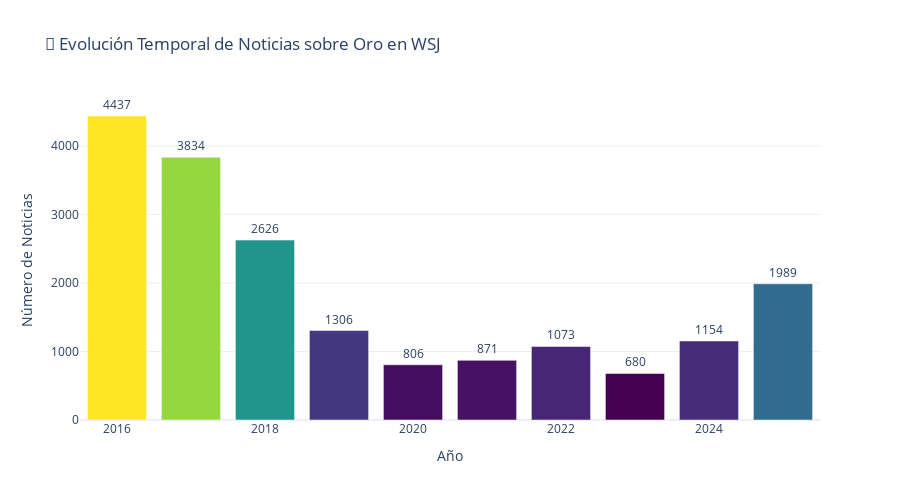

The code cell stored with this chart in its notebook:
### Code cell
# Gráfico de evolución temporal
fig = go.Figure()

fig.add_trace(go.Bar(
    x=noticias_por_año.index,
    y=noticias_por_año.values,
    marker=dict(color=noticias_por_año.values, colorscale='Viridis'),
    text=noticias_por_año.values,
    textposition='outside',
    hovertemplate='<b>Año</b>: %{x}<br><b>Noticias</b>: %{y}<extra></extra>'
))

fig.update_layout(
    title='📅 Evolución Temporal de Noticias sobre Oro en WSJ',
    xaxis_title='Año',
    yaxis_title='Número de Noticias',
    template='plotly_white',
    height=500,
    showlegend=False
)

fig.show()

print("💡 Observaciones:")
print("   - Variabilidad anual en la cobertura de noticias sobre oro")
print("   - Picos pueden coincidir con eventos económicos relevantes")

### Figure 1 — Plotly figure (JSON) as saved in the notebook; plotly's stock layout.template omitted (floating-point values rounded to 4 significant figures)
{"data": [{"hovertemplate": "<b>Año</b>: %{x}<br><b>Noticias</b>: %{y}<extra></extra>", "marker": {"color": [4437, 3834, 2626, 1306, 806, 871, 1073, 680, 1154, 1989], "colorscale": [[0, "#440154"], [0.1111, "#482878"], [0.2222, "#3e4989"], [0.3333, "#31688e"], [0.4444, "#26828e"], [0.5556, "#1f9e89"], [0.6667, "#35b779"], [0.7778, "#6ece58"], [0.8889, "#b5de2b"], [1, "#fde725"]]}, "text": [4437.0, 3834.0, 2626.0, 1306.0, 806.0, 871.0, 1073.0, 680.0, 1154.0, 1989.0], "textposition": "outside", "type": "bar", "x": [2016, 2017, 2018, 2019, 2020, 2021, 2022, 2023, 2024, 2025], "y": [4437, 3834, 2626, 1306, 806, 871, 1073, 680, 1154, 1989]}], "layout": {"height": 500, "showlegend": false, "title": {"text": "📅 Evolución Temporal de Noticias sobre Oro en WSJ"}, "xaxis": {"title": {"text": "Año"}}, "yaxis": {"title": {"text": "Número de Noticias"}}}}
